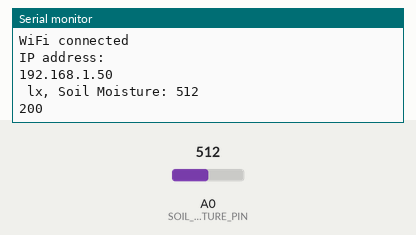
This sketch was run on a simulated ESP8266 (NodeMCU). Shown: the last lines printed to the serial monitor. The inputs (shaded band) are chosen by the test bench; at power-on: A0 (SOIL_MOISTURE_PIN) = 512. WiFi joins after 1.5 s; servers stay silent unless stated; uploads are accepted with an empty reply.

Above: at 2.7 s.
2.8 s: A0 (SOIL_MOISTURE_PIN) set to 716
At 3.86 s:
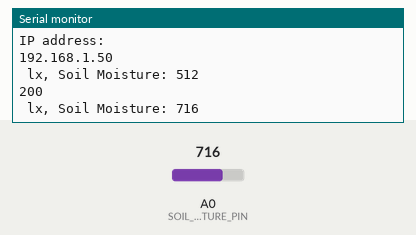
5.7 s: A0 (SOIL_MOISTURE_PIN) set to 900
At 6.7 s:
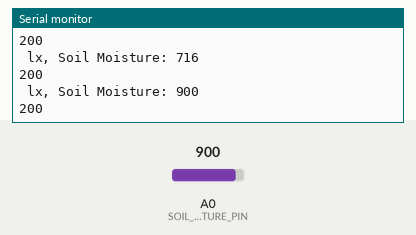
Timing chart, 0 to 8.7 s (numbered marks = the images above; inputs shaded):
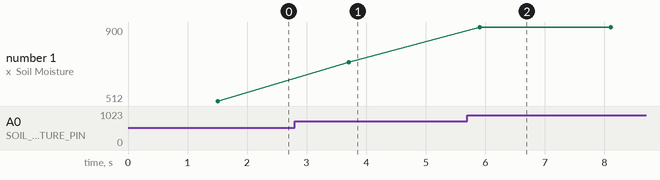

The sketch:

sensor_umidade_do_solo.ino
```cpp
#include <ESP8266WiFi.h>
#include <ESP8266HTTPClient.h>

// Wi-Fi connection to Gateway
const char* ssid = "gateway-ssid";
const char* password = "gateway-password";

// Backend endpoint
const char* serverName = "http://address:port/soil";

// Pins
#define SOIL_MOISTURE_PIN A0  // Analog pin for soil moisture sensor

void setup() {
  Serial.begin(115200);

  connectToWiFi();
}

void loop() {
  // Read soil moisture level from YL-69
  int soilMoistureValue = analogRead(SOIL_MOISTURE_PIN);

  // Print sensor values to serial
  Serial.print(" lx, Soil Moisture: ");
  Serial.println(soilMoistureValue);

  // Prepare data as JSON to sent
  String postData = "{\"soil_moisture\":";
  postData += String(soilMoistureValue);
  postData += "}";

  // Send data to server
  if (WiFi.status() == WL_CONNECTED) {
    HTTPClient http;
    http.begin(serverName);
    http.addHeader("Content-Type", "application/json");

    int httpResponseCode = http.POST(postData);

    if (httpResponseCode > 0) {
      String response = http.getString();
      Serial.println(httpResponseCode);
      Serial.println(response);
    } else {
      Serial.print("Error on sending POST: ");
      Serial.println(httpResponseCode);
    }
    http.end();
  } else {
    Serial.println("Error in WiFi connection");
  }

  // Add delay between readings
  delay(2000);
}

void connectToWiFi() {
  Serial.println();
  Serial.print("Connecting to ");
  Serial.println(ssid);

  WiFi.begin(ssid, password);

  while (WiFi.status() != WL_CONNECTED) {
    delay(500);
    Serial.print(".");
  }

  Serial.println("");
  Serial.println("WiFi connected");
  Serial.println("IP address: ");
  Serial.println(WiFi.localIP());
}
```

Measured:
- after the input at 2.8 s, the serial monitor: prints a new line after 0.90 s (image 1)
- after the input at 5.7 s, the serial monitor: prints a new line after 0.20 s (image 2)
- plotted number 1: 512 → 716 after the input at 2.8 s, 716 → 900 after the input at 5.7 s
